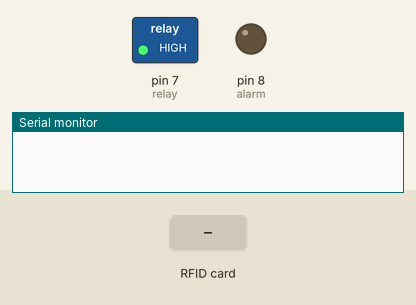
This sketch was run on a simulated Arduino Uno, built with avr-gcc and run on an emulated ATmega328P. Shown: switched loads named in the sketch (green lamp = pin HIGH), output pins drawn as LEDs (lit = HIGH), the last lines printed to the serial monitor. The test bench sets the inputs (shaded band). Pins used as bus, display or sensor lines are not drawn.

Above: at 1.2 s.
1.3 s: RFID card 5E 7A 19 C4 held to the reader
At 2.3 s:
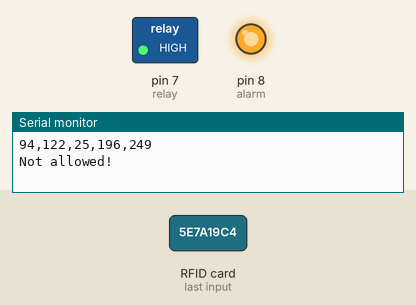
Timing chart, 0 to 4.3 s (numbered marks = the images above; inputs shaded):
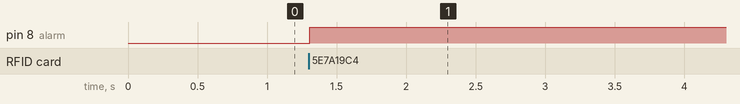

Measured:
- after the input at 1.3 s, pin 8 (alarm): LOW → HIGH at once

The sketch:

shield_SAD.ino
```cpp
/*

* Pin layout should be as follows (on Arduino Uno):
* MOSI: Pin 11 / ICSP-4
* MISO: Pin 12 / ICSP-1
* SCK: Pin 13 / ISCP-3
* SS: Pin 10
* RST: Pin 9
*/

#include <SPI.h>
#include <RFID.h>

#define SS_PIN 10
#define RST_PIN 9

RFID rfid(SS_PIN,RST_PIN);

int startAlarm = false;
int resetAlarm = 2;
int relay = 7;
int alarm = 8;

int serNum[5];

int cards[][5] = {
  {185,5,133,158,167
}, // card 1
  {136,4,142,68,70

} // card 2
};

bool access = false;

void setup(){

    Serial.begin(9600);
    SPI.begin();
    rfid.init();
    pinMode(resetAlarm, INPUT);
    pinMode(relay, OUTPUT);
    pinMode(alarm, OUTPUT);
    digitalWrite(relay, HIGH);// or LOW if you have a regular relay

     //digitalWrite(relay, LOW);// or LOW if you have a regular relay


    //attachInterrupt(0, reset_alarm, LOW);
}
void loop(){

    if(rfid.isCard()){

        if(rfid.readCardSerial()){
            Serial.print(rfid.serNum[0]);
            Serial.print(",");
            Serial.print(rfid.serNum[1]);
            Serial.print(",");
            Serial.print(rfid.serNum[2]);
            Serial.print(",");
            Serial.print(rfid.serNum[3]);
            Serial.print(",");
            Serial.print(rfid.serNum[4]);
            Serial.println("");

            for(int x = 0; x < sizeof(cards); x++){
              for(int i = 0; i < sizeof(rfid.serNum); i++ ){
                  if(rfid.serNum[i] != cards[x][i]) {
                      access = false;
                      break;
                  } else {
                      access = true;
                  }
              }
              if(access) break;
            }

        }

       if(access){
          Serial.println("Welcome! \n pranay!");
          startAlarm = false;
          digitalWrite(relay, LOW);
            delay(1500);
            digitalWrite(relay, HIGH);

           // delay(5000);
       } else {
           Serial.println("Not allowed!");
           startAlarm = true;

       }
    }

    if(startAlarm) {
       digitalWrite(alarm, HIGH);
       //delay(5);
    } else {
      digitalWrite(alarm, LOW);


    }

    rfid.halt();

}

void reset_alarm(){
    startAlarm = false;
}
```
